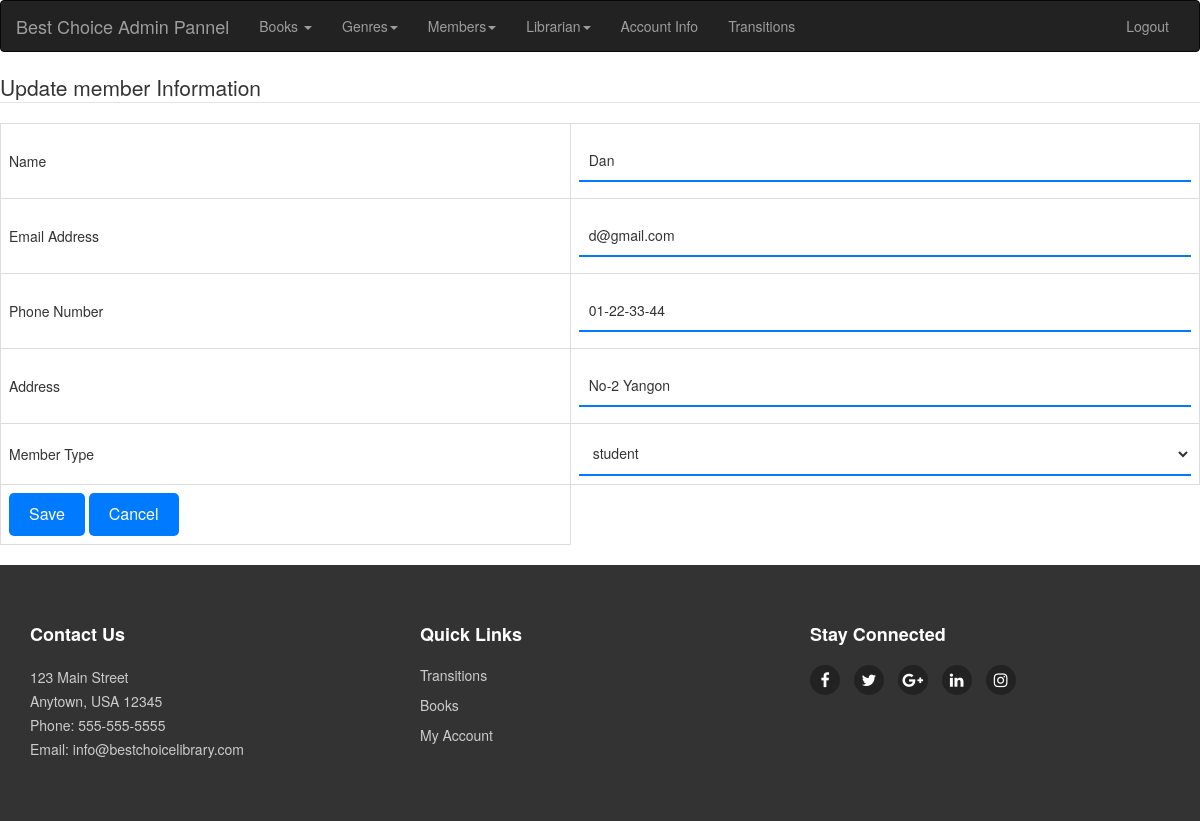
Page /manageMemberUpdate.php?uit=18 (signed in) on the committed database.
### tables this page shows
CREATE TABLE `member` (
  `member_id` int(11) NOT NULL,
  `member_image` varchar(500) NOT NULL,
  `member_name` varchar(50) NOT NULL,
  `member_email` varchar(50) NOT NULL,
  `member_password` varchar(100) NOT NULL,
  `member_address` varchar(200) NOT NULL,
  `member_phonenumber` varchar(15) NOT NULL,
  `membertype_id` int(11) NOT NULL
);

### manageMemberUpdate.php (the view, shortened to what this page needs)
<?php
	include('connection.php');
	include('header1.php');
	if(isset($_REQUEST['uit'])){
		$memberID=$_REQUEST['uit'];
		$select="SELECT * FROM member WHERE member_id='$memberID'";
		$query=mysqli_query($connect, $select);
		$data=mysqli_fetch_array($query);
		$memberName=$data['member_name'];
		$memberEmail=$data['member_email'];
		$memberAddress=$data['member_address'];
		$memberPhoneNumber=$data['member_phonenumber'];
	}
 ?>
<!DOCTYPE html>
<html>
<head>
</head>
<body>
	<form action="managememberUpdate.php" method = "POST" enctype="multipart/form-data">
		<fieldset>
		<legend>Update member Information</legend>
		<table>
			<tr>
				<td>Name</td>
				<td>
					<input type="text" name="txtmemberName" required value="<?php echo $memberName ?>">
				</td>
			</tr>
			<tr>
				<td>Email Address</td>
				<td>
					<input type="text" name="txtmemberEmail" required value="<?php echo $memberEmail ?>">
				</td>
			</tr>
			<tr>
				<td>Phone Number</td>
				<td>
					<input type="text" name="txtmemberPhoneNumber" required value="<?php echo $memberPhoneNumber ?>">
				</td>
			</tr>
			<tr>
				<td>Address</td>
				<td>
					<input type="text" name="txtmemberAddress" required value="<?php echo $memberAddress ?>">
				</td>
			</tr>
			<tr>
				<td>Member Type</td>
				<td>
					<select name="cboMemberType">
						<?php
							$select="SELECT * FROM membertype";
							$query=mysqli_query($connect,$select);
							$count=mysqli_num_rows($query);
							for($i=0;$i<$count;$i++)
						{
							$data=mysqli_fetch_array($query);
							$membertype_id=$data['membertype_id'];
							$membertype_name=$data['membertype_name'];
							echo "<option value='$membertype_id'>
								$membertype_name
							</option>";
						}
						 ?>
					</select>
				</td>
			</tr>
			<tr>
				<td>
					<input type="submit" name="btnUpdate" value="Save" />
					<input type="reset" value="Cancel" />
				</td>
			</tr>
		</table>
		</fieldset>
	</form>
</body>
</html>
<?php
include('footer1.php');

### css/style.css (style rules this page uses)
button, input[type=submit], input[type=reset] { background-color: #007bff; border: none; color: #fff; padding: 10px 20px; border-radius: 5px; font-size: 16px; cursor: pointer; }
input[type=text], input[type=password], input[type=email], input[type=tel], select { width: 100%; padding: 10px; margin: 8px 0; box-sizing: border-box; border: none; border-bottom: 2px solid #007bff; outline: none; background-color: transparent; }
table { width: 100%; border-collapse: collapse; margin-bottom: 20px; }
table td, table th { border: 1px solid #ddd; padding: 8px; }

### rows in the picture
member: txtmemberName "Dan", txtmemberEmail "d@gmail.com", txtmemberPhoneNumber "01-22-33-44", txtmemberAddress "No-2 Yangon"

### other values in the picture
form field cboMemberType "student"
